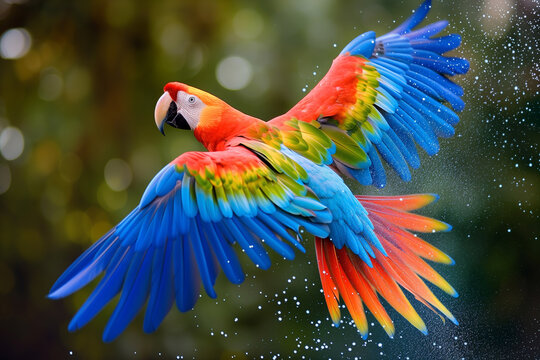
#> input picture data/parrot.jpg, 540 x 360 px
$ jupyter execute Pixels.ipynb   (shell and % lines are left out)
#> lines starting #> are read from the running program, lines starting #| are printed output that depends on the picture
[cell 1]
import numpy as np
import cv2
import matplotlib.pyplot as plt

[cell 2]
arr = np.arange(0,100,1)

[cell 3]
arr

[cell 4]
arr.shape

[cell 5]
arr1 = arr.reshape((10,10))

[cell 6]
arr1

[cell 7]
arr1.shape

[cell 8]
plt.imshow(arr1, cmap='gray')
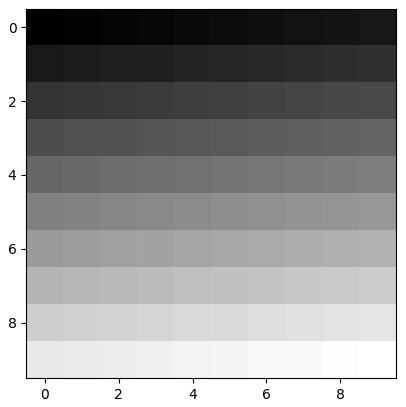
#> figure drawn by matplotlib, 1 panel

[cell 9]
arr2 = np.random.randint(0,150, (10,10))

[cell 10]
arr2

[cell 11]
plt.imshow(arr2, cmap='gray')
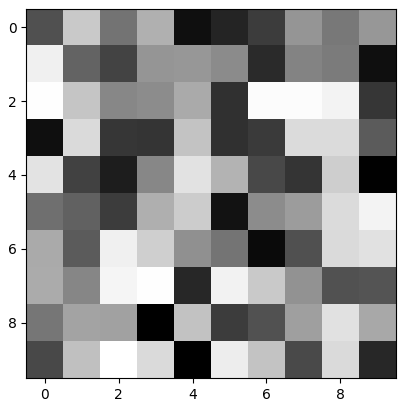
#> figure drawn by matplotlib, 1 panel

[cell 12]
arr3 = arr2[0:2, 0:2]

[cell 13]
plt.imshow(arr3, cmap='gray')
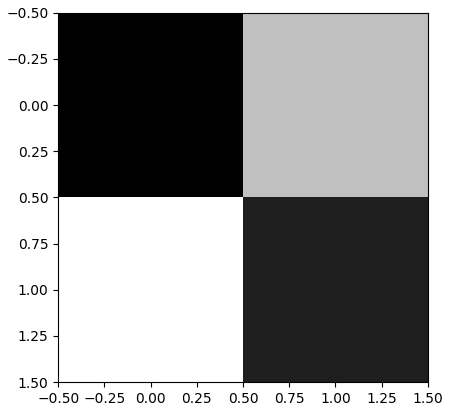
#> figure drawn by matplotlib, 1 panel

[cell 14]
gray = cv2.imread('./data/parrot.jpg')
#> gray is the input picture: shape (360, 540, 3); mean B, G, R 68.7, 77.6, 72.8

[cell 15]
conv_gray = cv2.cvtColor(gray, cv2.COLOR_BGR2GRAY)
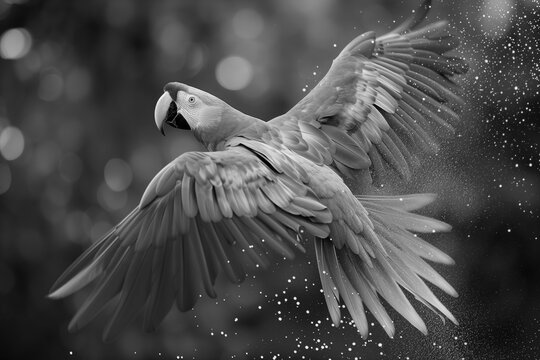
#> conv_gray: shape (360, 540); min 0, max 255, mean 75.1

[cell 16]
plt.imshow(conv_gray, cmap='gray')

[cell 17]
conv_gray.shape
#> Out = (360, 540)

[cell 18]
crop_gray = conv_gray[75:150, 120:200]
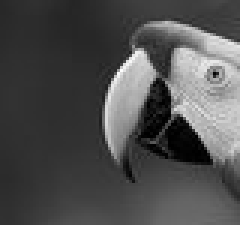
#> crop_gray: shape (75, 80) (shown 3 times larger); min 0, max 253, mean 78.9

$ run again, with data/cat.jpg copied over data/parrot.jpg
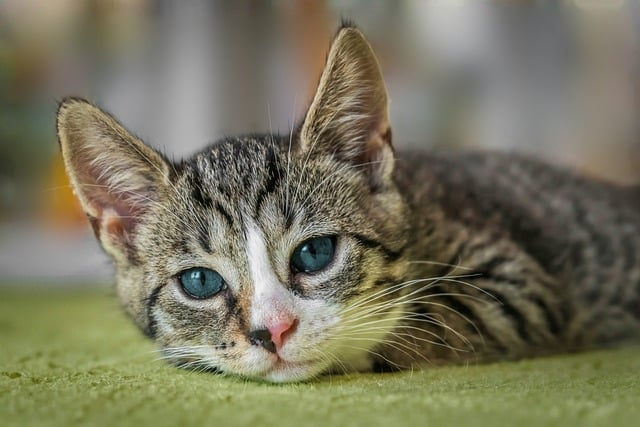
#> input picture data/cat.jpg, 640 x 427 px
#> gray is the input picture: shape (427, 640, 3); mean B, G, R 93.2, 116.1, 119.1
#> `conv_gray = cv2.cvtColor(gray, cv2.COLOR_BGR2GRAY)`:
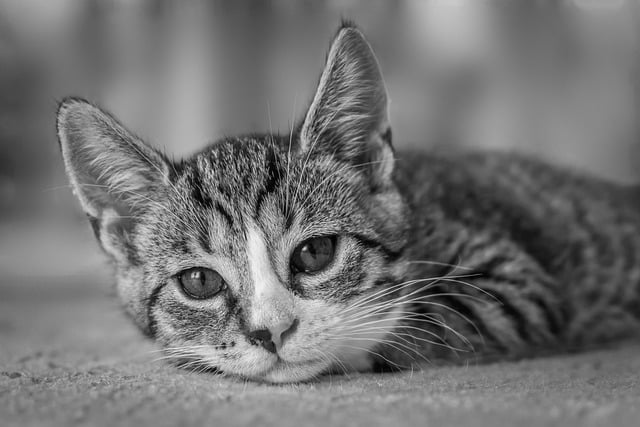
#> conv_gray: shape (427, 640); min 0, max 249, mean 114.4
#> `crop_gray = conv_gray[75:150, 120:200]`:
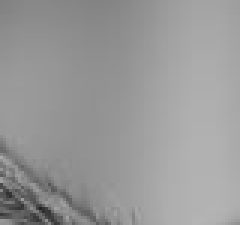
#> crop_gray: shape (75, 80) (shown 3 times larger); min 34, max 180, mean 152.6

$ run again, with data/testimage.jpg copied over data/parrot.jpg
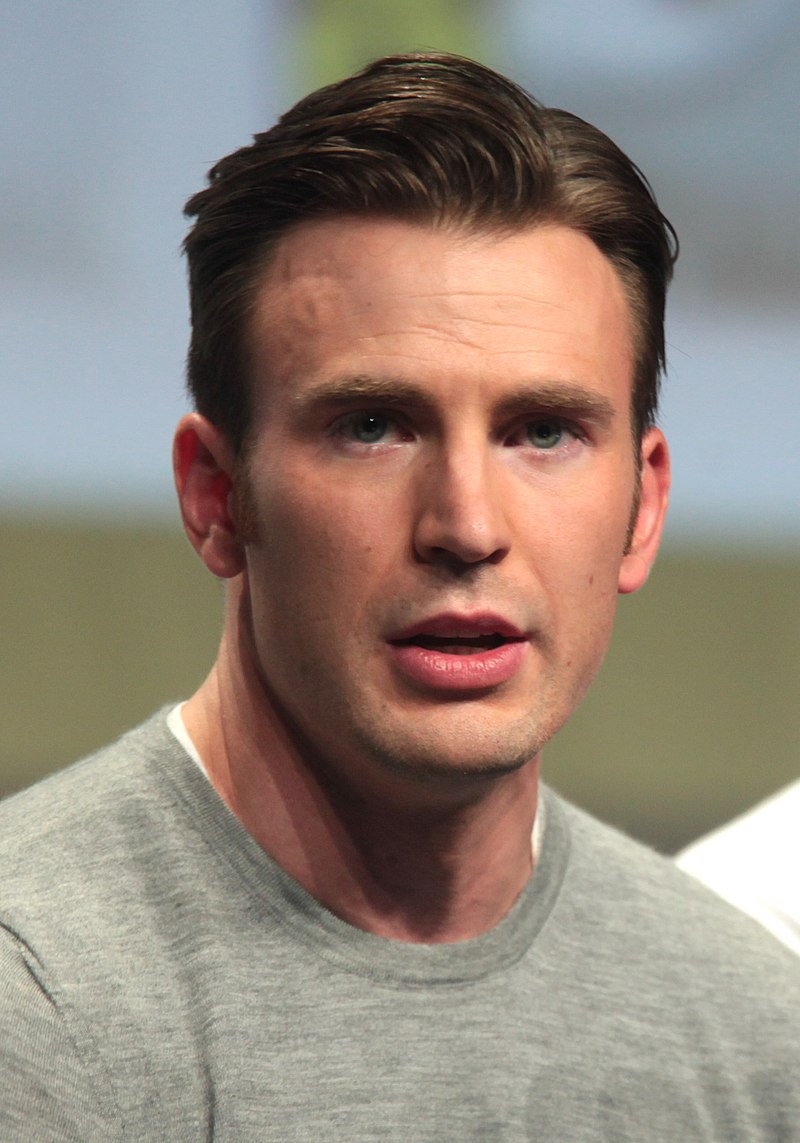
#> input picture data/testimage.jpg, 800 x 1143 px
#> gray is the input picture: shape (1143, 800, 3); mean B, G, R 122.8, 133.6, 146.4
#> `conv_gray = cv2.cvtColor(gray, cv2.COLOR_BGR2GRAY)`:
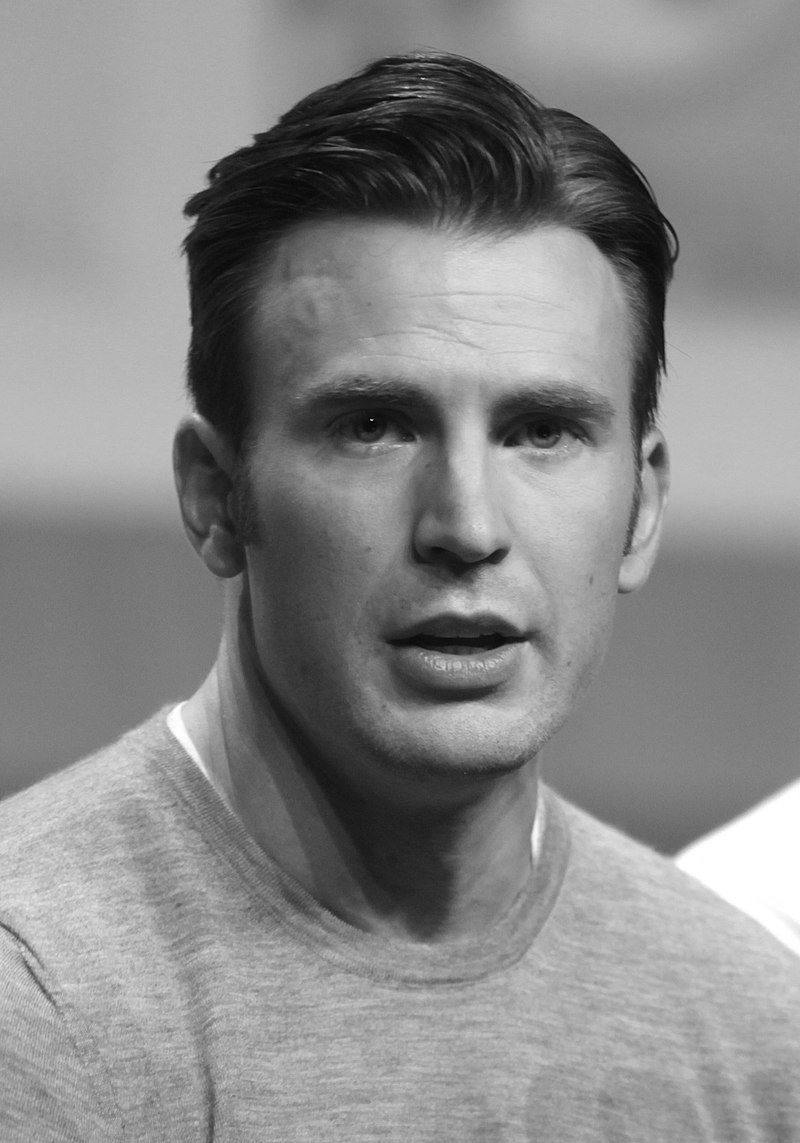
#> conv_gray: shape (1143, 800); min 0, max 255, mean 136.2
#> `crop_gray = conv_gray[75:150, 120:200]`:
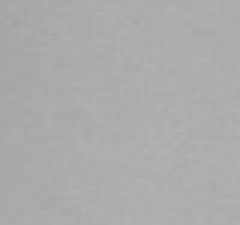
#> crop_gray: shape (75, 80) (shown 3 times larger); min 162, max 180, mean 171.7
